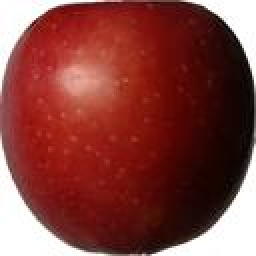
#> input picture data/sample_predictions/Apple_Braeburn_1_r0_102.jpg, 128 x 128 px (shown 2 times larger); its folder holds only this picture in this run
$ python -i robust_pipeline.py   (imports and definitions only)
#> lines starting #> are read from the running program, lines starting #| are printed output that depends on the picture; after the words box and inside, x2 and y2 are one past the last pixel; in counts of white or black regions, pixels touching at a corner belong together
"""
robust_pipeline.py
------------------
Background-invariant preprocessing for the original fruit-classification
project.  The original 51-dimensional feature design and custom OvR SVM
are kept; this module only makes the image representation more robust.

Training pipeline:
    image -> foreground mask -> crop -> resize -> augmentation ->
    5 synthetic backgrounds -> masked color/shape/texture features

Inference pipeline:
    image -> foreground mask -> crop -> resize -> multiple normalized views ->
    same masked features

rembg is used automatically when it is installed.  OpenCV/GrabCut is the
built-in fallback so the project still runs on a normal Python environment.
"""

import os
import cv2
import numpy as np

IMG_SIZE = (128, 128)
BINS = 16
BACKGROUND_KINDS = ("wood", "kitchen", "gradient", "noise", "neutral")

_REMBG_REMOVE = None
_REMBG_TRIED = False

def _get_rembg_remove():
    global _REMBG_REMOVE, _REMBG_TRIED
    if _REMBG_TRIED:
        return _REMBG_REMOVE
    _REMBG_TRIED = True
    try:
        from rembg import remove
        _REMBG_REMOVE = remove
    except Exception:
        _REMBG_REMOVE = None
    return _REMBG_REMOVE


def _largest_component(mask, min_area_ratio=0.01):
    mask = (mask > 0).astype(np.uint8) * 255
    contours, _ = cv2.findContours(mask, cv2.RETR_EXTERNAL, cv2.CHAIN_APPROX_SIMPLE)
    if not contours:
        return np.zeros_like(mask)
    h, w = mask.shape[:2]
    min_area = min_area_ratio * h * w
    good = [c for c in contours if cv2.contourArea(c) >= min_area]
    if not good:
        return np.zeros_like(mask)
    # For grapes, the largest connected region can be a cluster; for other
    # fruits it is normally the fruit body.  Keep only the largest region.
    c = max(good, key=cv2.contourArea)
    out = np.zeros_like(mask)
    cv2.drawContours(out, [c], -1, 255, -1)
    return out


def _fill_holes(mask):
    mask = (mask > 0).astype(np.uint8) * 255
    h, w = mask.shape[:2]
    flood = mask.copy()
    flood_mask = np.zeros((h + 2, w + 2), np.uint8)
    cv2.floodFill(flood, flood_mask, (0, 0), 255)
    inv = cv2.bitwise_not(flood)
    return cv2.bitwise_or(mask, inv)


# [107 lines left out: functions _white_background_mask, _grabcut_mask, _color_prior_mask, _mask_quality, _remove_green_accessories, not called in this run]


def _orange_body_mask(img):
    """Detect the orange fruit body while rejecting green leaves/stems.

    This targeted mask is used only when a green accessory is present.
    Orange is defined by a warm hue plus strong R>G>B chroma separation,
    which is much more specific than a generic saturation mask.
    """
    hsv = cv2.cvtColor(img, cv2.COLOR_BGR2HSV)
    H, S, V = cv2.split(hsv)
    B, G, R = cv2.split(img)
    B = B.astype(np.int16)
    G = G.astype(np.int16)
    R = R.astype(np.int16)

    m = (
        (H >= 3) & (H <= 30) &
        (S >= 80) & (V >= 55) &
        (R >= G + 18) &
        (G >= B + 12)
    ).astype(np.uint8) * 255

    # Fill small holes from orange highlights/texture, but never connect
    # across a large green leaf.
    m = cv2.morphologyEx(m, cv2.MORPH_CLOSE, np.ones((7, 7), np.uint8), iterations=2)
    m = cv2.morphologyEx(m, cv2.MORPH_OPEN, np.ones((3, 3), np.uint8))
    m = _fill_holes(m)
    return _largest_component(m, 0.008)


def _green_accessory_ratio(img):
    """Return fraction of image occupied by saturated green accessory pixels."""
    hsv = cv2.cvtColor(img, cv2.COLOR_BGR2HSV)
    H, S, V = cv2.split(hsv)
    green = ((H >= 35) & (H <= 95) & (S >= 55) & (V >= 35))
    return float(np.mean(green))


def _orange_with_green_leaf_mask(img):
    """Return a reliable orange-body mask when a green leaf/stem is present."""
    orange = _orange_body_mask(img)
    if cv2.countNonZero(orange) == 0:
        return np.zeros(orange.shape, np.uint8)

    h, w = img.shape[:2]
    orange_ratio = cv2.countNonZero(orange) / float(h * w)
    green_ratio = _green_accessory_ratio(img)

    # Require a substantial orange body and visible green accessory. This
    # keeps the special path from interfering with normal apple/banana photos.
    if orange_ratio < 0.06 or green_ratio < 0.008:
        return np.zeros_like(orange)

    # A single compact orange component is the fruit body. Remove all green
    # pixels by construction, including green regions touching the stem.
    return orange


def foreground_mask(img):
    """Return a robust single-fruit foreground mask.

    The orange+green-leaf case is handled before generic foreground removal:
    a saturated orange body is isolated from green leaves/stems, preventing
    the accessory from entering the crop or color/shape features.
    """
    h, w = img.shape[:2]

    # 0) Targeted orange-with-green-accessory path.
    # This must run before rembg/GrabCut because those methods can treat an
    # attached leaf and fruit as one foreground object.
    orange_leaf = _orange_with_green_leaf_mask(img)
    if cv2.countNonZero(orange_leaf) > 0:
        return orange_leaf

    # 1) rembg when available: strongest option for arbitrary real photos.
    try:
        remove = _get_rembg_remove()
        if remove is None:
            raise RuntimeError("rembg not installed")
        from PIL import Image
        rgba = remove(Image.fromarray(cv2.cvtColor(img, cv2.COLOR_BGR2RGB)))
        arr = np.asarray(rgba)
        if arr.ndim == 3 and arr.shape[2] == 4:
            alpha = arr[:, :, 3]
            m = (alpha > 35).astype(np.uint8) * 255
            m = _fill_holes(m)
            m = _largest_component(m, 0.01)
            if _mask_quality(m, img.shape) > 0:
                return _remove_green_accessories(img, m)
    except Exception:
        pass

    hsv = cv2.cvtColor(img, cv2.COLOR_BGR2HSV)
    cs = max(4, min(18, h // 12, w // 12))
    corners = np.concatenate([
        hsv[:cs, :cs].reshape(-1, 3),
        hsv[:cs, -cs:].reshape(-1, 3),
        hsv[-cs:, :cs].reshape(-1, 3),
        hsv[-cs:, -cs:].reshape(-1, 3),
    ], axis=0)
    white_corner_ratio = float(np.mean((corners[:, 1] < 40) & (corners[:, 2] > 205)))

    # 2) Original Fruits-360 white background.
    if white_corner_ratio > 0.50:
        m = _white_background_mask(img)
        if _mask_quality(m, img.shape) > 0:
            return _remove_green_accessories(img, m)

    # 3) GrabCut for real-world photos.
    gc = _grabcut_mask(img)
    cp = _color_prior_mask(img)

    # Prefer GrabCut if it has a compact object; otherwise use color prior.
    if _mask_quality(gc, img.shape) > 0:
        # If GrabCut is very large, intersect it with a color prior when that
        # produces a sensible compact fruit.
        ratio = cv2.countNonZero(gc) / float(h * w)
        if ratio > 0.55 and _mask_quality(cp, img.shape) > 0:
            inter = cv2.bitwise_and(gc, cp)
            if _mask_quality(inter, img.shape) > 0.02:
                return _remove_green_accessories(img, inter)
        return _remove_green_accessories(img, gc)
    if _mask_quality(cp, img.shape) > 0:
        return _remove_green_accessories(img, cp)

    # Last resort: central region, not the whole image.
    m = np.zeros((h, w), np.uint8)
    cv2.ellipse(m, (w // 2, h // 2), (int(.38 * w), int(.42 * h)), 0, 0, 360, 255, -1)
    return _remove_green_accessories(img, m)


# [235 lines left out: functions object_crop, _background, _augment_object, recompose, extract_masked_features, real_world_appearance_scores, not called in this run]

def _load_image(path):
    img = cv2.imread(path)
    if img is None:
        raise ValueError(f"Could not read image: {path}")
    return img


# [4 lines left out: function prepare_object, not called in this run]


def training_features(path, seed_base=0):
    """Return six background-robust views for one training image.

    The five requested synthetic backgrounds are generated for every source
    image.  Features are computed from the known fruit mask, so the classifier
    never learns the synthetic background itself; the augmented object
    appearance (rotation/scale/light/blur/hue) is what increases robustness.
    """
    img = _load_image(path)
#> in _load_image, img is the input picture: shape (128, 128, 3); mean B, G, R 61.7, 66.3, 132.6
    mask = foreground_mask(img)
#> in _orange_body_mask, `hsv = cv2.cvtColor(img, cv2.COLOR_BGR2HSV)`: hsv: shape (128, 128, 3); mean H, S, V 16.9, 170.3, 132.7
#> in _orange_body_mask, `H, S, V = cv2.split(hsv)`:
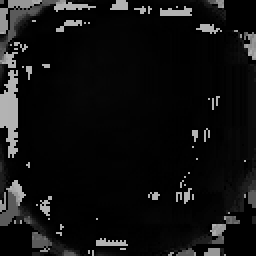
#> H: shape (128, 128) (shown 2 times larger); min 0, max 179, mean 16.9
#> in _orange_body_mask, `H, S, V = cv2.split(hsv)`:
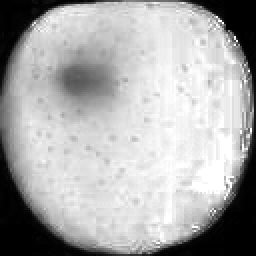
#> S: shape (128, 128) (shown 2 times larger); min 0, max 255, mean 170.3
#> in _orange_body_mask, `H, S, V = cv2.split(hsv)`:
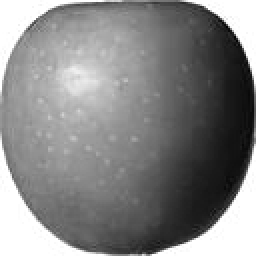
#> V: shape (128, 128) (shown 2 times larger); min 1, max 255, mean 132.7
#> in _orange_body_mask, `B, G, R = cv2.split(img)`:
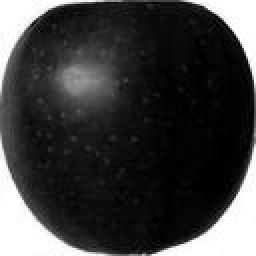
#> B: shape (128, 128) (shown 2 times larger); min 0, max 255, mean 61.7
#> in _orange_body_mask, `m = ( (H >= 3) & (H <= 30) & (S >= 80) & (V >= 55) & (R >= G + 18) & (..`:
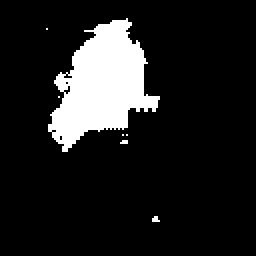
#> m: shape (128, 128) (shown 2 times larger); 12.5% white; 7 white regions (6 under 20 px), largest, box (x1, y1, x2, y2) and area: (24, 9, 80, 76) 2027
#> in _orange_body_mask, `m = cv2.morphologyEx(m, cv2.MORPH_CLOSE, np.ones((7, 7), np.uint8), it..`:
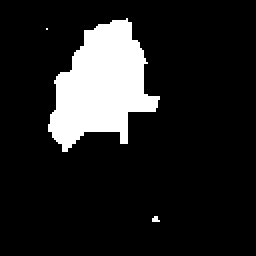
#> m: shape (128, 128) (shown 2 times larger); 13.4% white; 3 white regions (2 under 20 px), largest, box (x1, y1, x2, y2) and area: (24, 9, 80, 76) 2184
#> in _orange_body_mask, `m = cv2.morphologyEx(m, cv2.MORPH_OPEN, np.ones((3, 3), np.uint8))`: m: shape (128, 128); 13.3% white; 1 white region
#> in _fill_holes, `cv2.floodFill(flood, flood_mask, (0, 0), 255)`: flood: shape (128, 128); every value is 255
#> in _fill_holes, `inv = cv2.bitwise_not(flood)`: inv: shape (128, 128); every value is 0
#> in _largest_component, `contours, _ = cv2.findContours(mask, cv2.RETR_EXTERNAL, cv2.CHAIN_APPR..`: contours = 1 contour; box (x1, y1, x2, y2) and area: (24, 10, 79, 76) 2070
#> in _largest_component, `good = [c for c in contours if cv2.contourArea(c) >= min_area]`: good has the same summary as contours
#> in _largest_component, `c = max(good, key=cv2.contourArea)`: c = contour of 72 points, box (x1, y1, x2, y2) (24, 10, 79, 76), area 2070
#> in _orange_with_green_leaf_mask, `orange_ratio = cv2.countNonZero(orange) / float(h * w)`: orange_ratio = 0.133
#> in _orange_with_green_leaf_mask, `green_ratio = _green_accessory_ratio(img)`: green_ratio = 0
    obj, om = object_crop(img, mask)

    feats = [extract_masked_features(obj, om)]
    for i, kind in enumerate(BACKGROUND_KINDS):
        aug, am = _augment_object(obj, om, seed_base + i * 97)
        _ = recompose(aug, am, kind, seed_base + 1000 + i * 31)
        # Use the same foreground mask after augmentation.  This preserves
        # the intended background-invariance while keeping training fast.
        feats.append(extract_masked_features(aug, am))
    return np.stack(feats)


# [12 lines left out: function inference_features, not called in this run]

#> (the run stopped early here; a loop or call above may not have finished)
